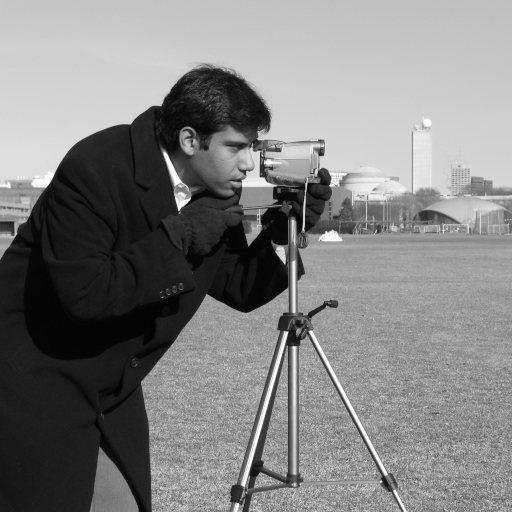
#> input picture skimage.data.camera(), 512 x 512 px
$ jupyter execute --allow-errors image_informatics_lab_1.ipynb
#> lines starting #> are read from the running program, lines starting #| are printed output that depends on the picture; after the words box and inside, x2 and y2 are one past the last pixel; in counts of white or black regions, pixels touching at a corner belong together; long printed decimals are rounded
# Image Informatics - Lab 1

## numpy

### The Basics

[cell 1]
import numpy as np

a = np.array([2,3,4])
print(a)
print(a.dtype)
print(a.shape)
print(a.size)

### Array Creation

[cell 2]
a = np.zeros((3, 4))
print(a)
print(a.shape)

a = np.ones((3, 4))
print(a)

[cell 3]
a = np.ones((2,3,4), dtype=np.int16)
print(a)
print(a.dtype)

### Basic Operations

[cell 4]
a = np.array([20,30,40,50])
b = np.arange(4)
print(a)
print(b)

c = a-b
print(c)

d = a<35
print(d)

[cell 5]
a = np.array([[1,1], [0,1]])
b = np.array([[2,0], [3,4]])
print(a)
print(b)

c = a*b # elementwise product
print(c)

### Universal Functions

[cell 6]
a = np.arange(3)
print(a)

b = np.exp(a)
print(b)

c = np.sqrt(a)
print(c)

### Indexing, Slicing and Iterating

[cell 7]
a = np.arange(10)**3
print(a)
print(a[2])
print(a[2:5])

a[:6:2] = 1000
print(a)

print(a[ : :-1])

for i in a:
  print(i**(1/3.))

[cell 8]
a = np.random.rand(5,4)
print(a)
print(a[2,2])
print(a[0:2,2])
print(a[:,2])
print(a[1:3,:])
print(a[-1])

### Indexing with Boolean Arrays

[cell 9]
a = np.arange(12).reshape(3,4)
b = a > 4
print(b)

c = a[b]
print(c)

## pyplot

### Basics

[cell 10]
import matplotlib.pyplot as plt

plt.plot([1, 2, 3, 4])
plt.ylabel('some numbers')
plt.show()

### Formatting

[cell 11]
plt.plot([1, 2, 3, 4], [1, 4, 9, 16], 'ro')
plt.axis([0, 6, 0, 20])
plt.show()
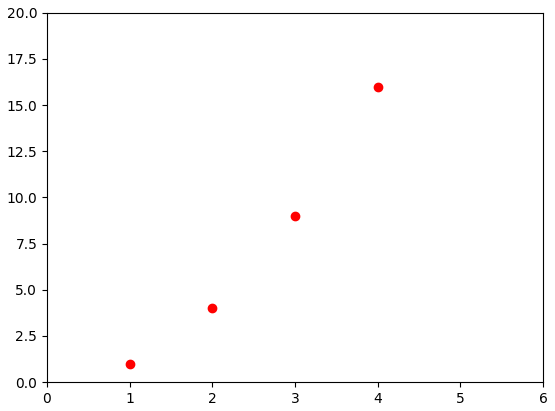
#> figure drawn by matplotlib, 1 panel

### Multiple figures and axes

[cell 12]
def f(t):
  return np.exp(-t) * np.cos(2*np.pi*t)

t1 = np.arange(0.0, 5.0, 0.1)
t2 = np.arange(0.0, 5.0, 0.02)

plt.figure()
plt.subplot(211)
plt.plot(t1, f(t1), 'bo', t2, f(t2), 'k')

plt.subplot(212)
plt.plot(t2, np.cos(2*np.pi*t2), 'r--')
plt.show()
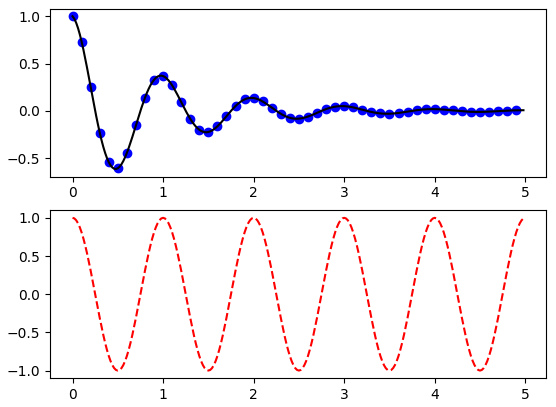
#> figure drawn by matplotlib, 2 panels; panel 1: curve peaks at x = 0, y = 1; panel 1: curve peaks at x = 0, y = 1; panel 2: curve peaks at x = 0, y = 1

### Working with text

[cell 13]
mu, sigma = 100, 15
x = mu + sigma * np.random.randn(10000)

# the histogram of the data
n, bins, patches = plt.hist(x, 50, density=1, facecolor='g', alpha=0.75)


plt.xlabel('Smarts')
plt.ylabel('Probability')
plt.title('Histogram of IQ')
plt.text(60, .025, r'$\mu=100,\ \sigma=15$')
plt.axis([40, 160, 0, 0.03])
plt.grid(True)
plt.show()
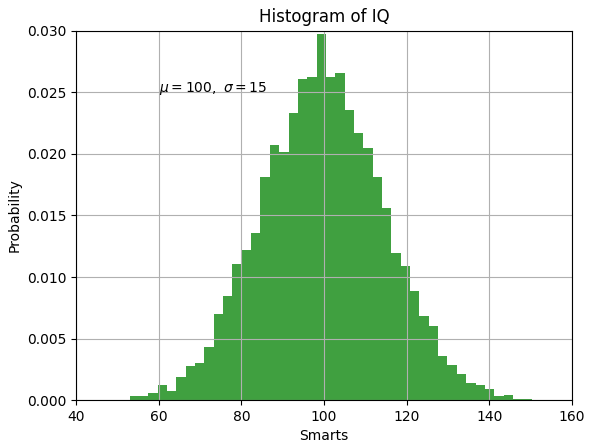
#> figure drawn by matplotlib, 1 panel; tallest bar 0.0297 high, from x = 98.2 to 100.5

### Working with image

[cell 14]
import numpy as np

im = np.random.random((50,50))
p = plt.imshow(im)
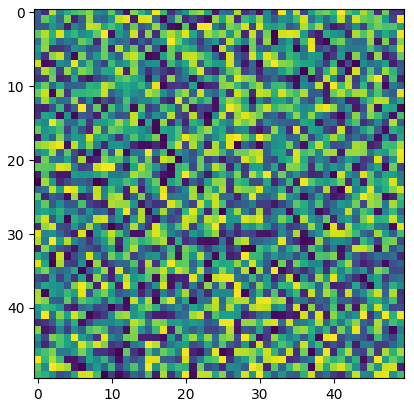
#> figure drawn by matplotlib, 1 panel

[cell 15]
p = plt.imshow(im, cmap="hot")
c = plt.colorbar()
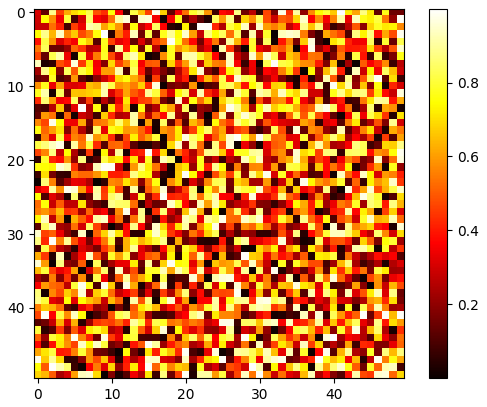
#> figure drawn by matplotlib, 2 panels

[cell 16]
im1 = im.copy()
im2 = np.random.random((50,50))

fig = plt.figure()
ax = fig.add_subplot(1, 2, 1)
p = plt.imshow(im1)
ax.set_title('im1')
c = plt.colorbar(orientation='horizontal')

ax = fig.add_subplot(1, 2, 2)
p = plt.imshow(im2)
ax.set_title('im2')
c = plt.colorbar(orientation='horizontal')
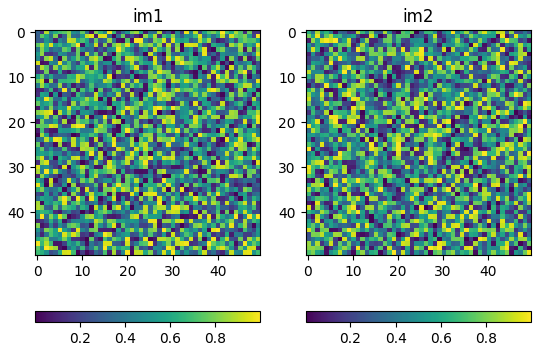
#> figure drawn by matplotlib, 4 panels

## scikit-image

### Basics

[cell 17]
from skimage import data

camera = data.camera()
#> camera is the input picture: shape (512, 512); min 0, max 255, mean 129.1
p = plt.imshow(camera)
print(camera.shape)
#| (512, 512)
print(camera.min())
#| 0
print(camera.max())
#| 255
print(camera.mean())
#| 129.061
print(camera[10, 20])
#| 200

[cell 18]
mask = camera < 87
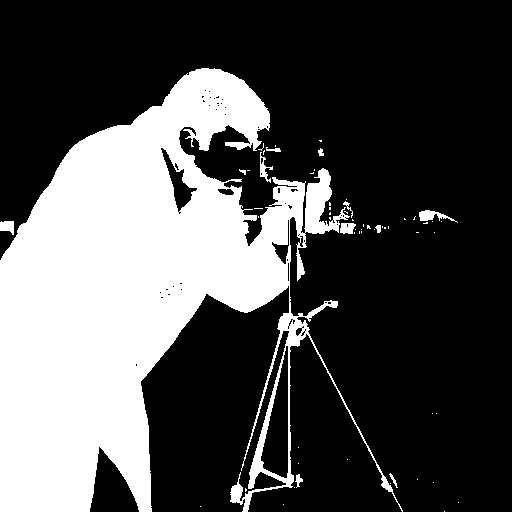
#> mask: shape (512, 512) bool; 31.1% white; 60 white regions (48 under 20 px), largest, box (x1, y1, x2, y2) and area: (0, 68, 403, 512) 80359, (419, 210, 458, 223) 213, (0, 221, 14, 235) 148
camera[mask] = 255
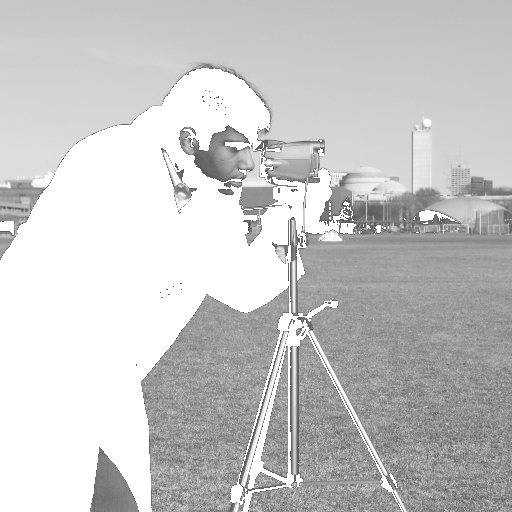
#> camera: shape (512, 512); min 87, max 255, mean 199.7
p = plt.imshow(camera)

### Color images

[cell 19]
cat = data.chelsea()
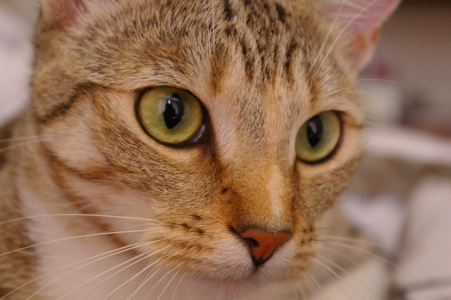
#> input picture skimage.data.chelsea(), 451 x 300 px
#> cat is the input picture: shape (300, 451, 3); mean R, G, B 147.7, 111.4, 86.8
p = plt.imshow(cat)
print(cat.shape)
#| (300, 451, 3)

## Google Colab

### Loading images

[cell 20]
from google.colab import files

files = files.upload()
#> the answer given: 0000.png
names = list(files.keys())
print(names)

[cell 21]
import matplotlib.pyplot as plt
from skimage import io

im = io.imread(names[0])
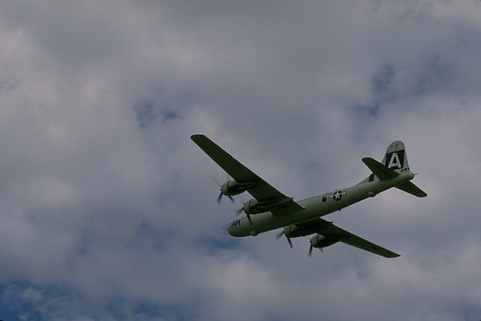
#> input picture original/0000.png, 481 x 321 px, found by its file name
#> im is the input picture: shape (321, 481, 3); mean R, G, B 113.8, 118.4, 129.2
p = plt.imshow(im)
